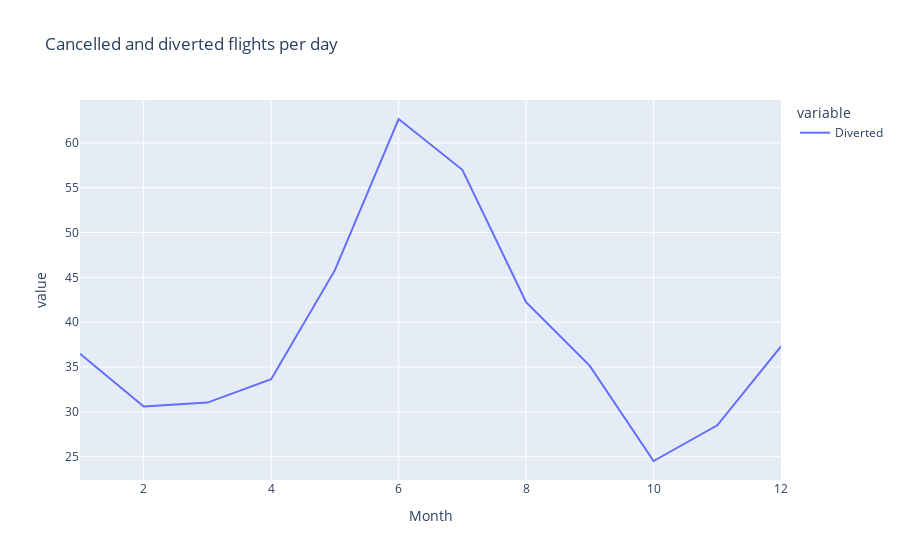

This figure's notebook cell:
### Code cell
fig = px.line(cd_df_month, x="Month", y=["Diverted"], title="Cancelled and diverted flights per day")
fig.show()

### Figure 1 — Plotly figure (JSON) as saved in the notebook; plotly's stock layout.template omitted (floating-point values rounded to 4 significant figures)
{"data": [{"hovertemplate": "variable=Diverted<br>Month=%{x}<br>value=%{y}<extra></extra>", "legendgroup": "Diverted", "line": {"color": "#636efa", "dash": "solid"}, "marker": {"symbol": "circle"}, "mode": "lines", "name": "Diverted", "orientation": "v", "showlegend": true, "type": "scatter", "x": [1, 2, 3, 4, 5, 6, 7, 8, 9, 10, 11, 12], "xaxis": "x", "y": [36.48, 30.61, 31.03, 33.63, 45.81, 62.67, 57, 42.23, 35.13, 24.52, 28.5, 37.29], "yaxis": "y"}], "layout": {"legend": {"title": {"text": "variable"}, "tracegroupgap": 0}, "title": {"text": "Cancelled and diverted flights per day"}, "xaxis": {"anchor": "y", "domain": [0, 1], "title": {"text": "Month"}}, "yaxis": {"anchor": "x", "domain": [0, 1], "title": {"text": "value"}}}}
